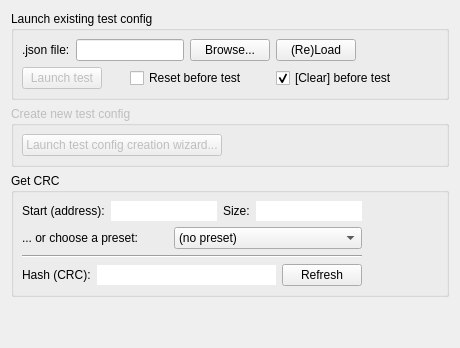
    <widget class="QWidget" name="tabAutotester">
       <property name="sizePolicy">
        <sizepolicy hsizetype="Expanding" vsizetype="Expanding">
         <horstretch>0</horstretch>
         <verstretch>0</verstretch>
        </sizepolicy>
       </property>
       <attribute name="icon">
        <iconset resource="resources.qrc">
         <normaloff>:/icons/resources/icons/rom.png</normaloff>:/icons/resources/icons/rom.png</iconset>
       </attribute>
       <attribute name="title">
        <string>Autotester</string>
       </attribute>
       <layout class="QVBoxLayout" name="verticalLayout_21">
        <item>
         <widget class="QGroupBox" name="screenshotgroup_2">
          <property name="sizePolicy">
           <sizepolicy hsizetype="Preferred" vsizetype="Preferred">
            <horstretch>0</horstretch>
            <verstretch>0</verstretch>
           </sizepolicy>
          </property>
          <property name="title">
           <string>Launch existing test config</string>
          </property>
          <layout class="QHBoxLayout" name="horizontalLayout_10">
           <property name="leftMargin">
            <number>8</number>
           </property>
           <property name="topMargin">
            <number>8</number>
           </property>
           <property name="rightMargin">
            <number>8</number>
           </property>
           <property name="bottomMargin">
            <number>8</number>
           </property>
           <item>
            <layout class="QVBoxLayout" name="verticalLayout_22">
             <item>
              <layout class="QHBoxLayout" name="horizontalLayout_9">
               <item>
                <widget class="QLabel" name="label_7">
                 <property name="text">
                  <string>.json file:</string>
                 </property>
                </widget>
               </item>
               <item>
                <widget class="QLineEdit" name="JSONconfigPath"/>
               </item>
               <item>
                <widget class="QPushButton" name="buttonOpenJSONconfig">
                 <property name="sizePolicy">
                  <sizepolicy hsizetype="Preferred" vsizetype="Maximum">
                   <horstretch>0</horstretch>
                   <verstretch>0</verstretch>
                  </sizepolicy>
                 </property>
                 <property name="text">
                  <string>Browse...</string>
                 </property>
                </widget>
               </item>
               <item>
                <widget class="QPushButton" name="buttonReloadJSONconfig">
                 <property name="sizePolicy">
                  <sizepolicy hsizetype="Preferred" vsizetype="Maximum">
                   <horstretch>0</horstretch>
                   <verstretch>0</verstretch>
                  </sizepolicy>
                 </property>
                 <property name="text">
                  <string>(Re)Load</string>
                 </property>
                </widget>
               </item>
               <item>
                <spacer name="horizontalSpacer_16">
                 <property name="orientation">
                  <enum>Qt::Horizontal</enum>
                 </property>
                 <property name="sizeHint" stdset="0">
                  <size>
                   <width>40</width>
                   <height>20</height>
                  </size>
                 </property>
                </spacer>
               </item>
              </layout>
             </item>
             <item>
              <layout class="QHBoxLayout" name="horizontalLayout_22">
               <property name="spacing">
                <number>28</number>
               </property>
               <item>
                <widget class="QPushButton" name="buttonLaunchTest">
                 <property name="enabled">
                  <bool>false</bool>
                 </property>
                 <property name="sizePolicy">
                  <sizepolicy hsizetype="Maximum" vsizetype="Fixed">
                   <horstretch>0</horstretch>
                   <verstretch>0</verstretch>
                  </sizepolicy>
                 </property>
                 <property name="text">
                  <string>Launch test</string>
                 </property>
                 <property name="checkable">
                  <bool>false</bool>
                 </property>
                 <property name="checked">
                  <bool>false</bool>
                 </property>
                 <property name="flat">
                  <bool>false</bool>
                 </property>
                </widget>
               </item>
               <item>
                <widget class="QCheckBox" name="checkBoxTestReset">
                 <property name="enabled">
                  <bool>true</bool>
                 </property>
                 <property name="text">
                  <string>Reset before test</string>
                 </property>
                 <property name="checked">
                  <bool>false</bool>
                 </property>
                </widget>
               </item>
               <item>
                <widget class="QCheckBox" name="checkBoxTestClear">
                 <property name="text">
                  <string>[Clear] before test</string>
                 </property>
                 <property name="checked">
                  <bool>true</bool>
                 </property>
                </widget>
               </item>
               <item>
                <spacer name="horizontalSpacer_20">
                 <property name="orientation">
                  <enum>Qt::Horizontal</enum>
                 </property>
                 <property name="sizeHint" stdset="0">
                  <size>
                   <width>40</width>
                   <height>20</height>
                  </size>
                 </property>
                </spacer>
               </item>
              </layout>
             </item>
            </layout>
           </item>
          </layout>
         </widget>
        </item>
        <item>
         <widget class="QGroupBox" name="screenshotgroup_6">
          <property name="enabled">
           <bool>false</bool>
          </property>
          <property name="sizePolicy">
           <sizepolicy hsizetype="Preferred" vsizetype="Preferred">
            <horstretch>0</horstretch>
            <verstretch>0</verstretch>
           </sizepolicy>
          </property>
          <property name="title">
           <string>Create new test config</string>
          </property>
          <layout class="QHBoxLayout" name="horizontalLayout_20">
           <property name="leftMargin">
            <number>8</number>
           </property>
           <property name="topMargin">
            <number>8</number>
           </property>
           <property name="rightMargin">
            <number>8</number>
           </property>
           <property name="bottomMargin">
            <number>8</number>
           </property>
           <item>
            <widget class="QPushButton" name="b">
             <property name="enabled">
              <bool>false</bool>
             </property>
             <property name="sizePolicy">
              <sizepolicy hsizetype="Preferred" vsizetype="Maximum">
               <horstretch>0</horstretch>
               <verstretch>0</verstretch>
              </sizepolicy>
             </property>
             <property name="text">
              <string>Launch test config creation wizard...</string>
             </property>
            </widget>
           </item>
           <item>
            <spacer name="horizontalSpacer_19">
             <property name="orientation">
              <enum>Qt::Horizontal</enum>
             </property>
             <property name="sizeHint" stdset="0">
              <size>
               <width>40</width>
               <height>20</height>
              </size>
             </property>
            </spacer>
           </item>
          </layout>
         </widget>
        </item>
        <item>
         <widget class="QGroupBox" name="screenshotgroup_4">
          <property name="enabled">
           <bool>true</bool>
          </property>
          <property name="sizePolicy">
           <sizepolicy hsizetype="Preferred" vsizetype="Maximum">
            <horstretch>0</horstretch>
            <verstretch>0</verstretch>
           </sizepolicy>
          </property>
          <property name="title">
           <string>Get CRC</string>
          </property>
          <layout class="QHBoxLayout" name="horizontalLayout_11">
           <property name="leftMargin">
            <number>8</number>
           </property>
           <property name="topMargin">
            <number>8</number>
           </property>
           <property name="rightMargin">
            <number>8</number>
           </property>
           <property name="bottomMargin">
            <number>8</number>
           </property>
           <item>
            <layout class="QVBoxLayout" name="verticalLayout_19">
             <item>
              <layout class="QHBoxLayout" name="horizontalLayout_7">
               <item>
                <widget class="QLabel" name="label_11">
                 <property name="text">
                  <string>Start (address):</string>
                 </property>
                </widget>
               </item>
               <item>
                <widget class="QLineEdit" name="startCRC">
                 <property name="frame">
                  <bool>false</bool>
                 </property>
                 <property name="readOnly">
                  <bool>false</bool>
                 </property>
                </widget>
               </item>
               <item>
                <widget class="QLabel" name="label_12">
                 <property name="text">
                  <string>Size:</string>
                 </property>
                </widget>
               </item>
               <item>
                <widget class="QLineEdit" name="sizeCRC">
                 <property name="frame">
                  <bool>false</bool>
                 </property>
                 <property name="readOnly">
                  <bool>false</bool>
                 </property>
                </widget>
               </item>
              </layout>
             </item>
             <item>
              <layout class="QHBoxLayout" name="horizontalLayout_23">
               <property name="leftMargin">
                <number>0</number>
               </property>
               <item>
                <widget class="QLabel" name="label_14">
                 <property name="text">
                  <string>... or choose a preset:</string>
                 </property>
                </widget>
               </item>
               <item>
                <widget class="QComboBox" name="comboBoxPresetCRC">
                 <item>
                  <property name="text">
                   <string>(no preset)</string>
                  </property>
                 </item>
                 <item>
                  <property name="text">
                   <string>All VRAM (LCD set in 16bpp)</string>
                  </property>
                 </item>
                 <item>
                  <property name="text">
                   <string>1st half of the VRAM (8bpp)</string>
                  </property>
                 </item>
                 <item>
                  <property name="text">
                   <string>2nd half of the VRAM (8bpp)</string>
                  </property>
                 </item>
                 <item>
                  <property name="text">
                   <string>textShadow</string>
                  </property>
                 </item>
                 <item>
                  <property name="text">
                   <string>cmdShadow</string>
                  </property>
                 </item>
                 <item>
                  <property name="text">
                   <string>pixelShadow</string>
                  </property>
                 </item>
                 <item>
                  <property name="text">
                   <string>pixelShadow2</string>
                  </property>
                 </item>
                 <item>
                  <property name="text">
                   <string>cmdPixelShadow2</string>
                  </property>
                 </item>
                 <item>
                  <property name="text">
                   <string>plotSScreen</string>
                  </property>
                 </item>
                 <item>
                  <property name="text">
                   <string>saveSScreen</string>
                  </property>
                 </item>
                 <item>
                  <property name="text">
                   <string>lcdPalette</string>
                  </property>
                 </item>
                 <item>
                  <property name="text">
                   <string>cursorImage</string>
                  </property>
                 </item>
                 <item>
                  <property name="text">
                   <string>All the RAM</string>
                  </property>
                 </item>
                </widget>
               </item>
              </layout>
             </item>
             <item>
              <widget class="Line" name="line">
               <property name="orientation">
                <enum>Qt::Horizontal</enum>
               </property>
              </widget>
             </item>
             <item>
              <layout class="QHBoxLayout" name="horizontalLayout_19">
               <property name="leftMargin">
                <number>0</number>
               </property>
               <item>
                <widget class="QLabel" name="label_13">
                 <property name="text">
                  <string>Hash (CRC):</string>
                 </property>
                </widget>
               </item>
               <item>
                <widget class="QLineEdit" name="valueCRC">
                 <property name="frame">
                  <bool>false</bool>
                 </property>
                 <property name="readOnly">
                  <bool>true</bool>
                 </property>
                </widget>
               </item>
               <item>
                <widget class="QPushButton" name="buttonRefreshCRC">
                 <property name="enabled">
                  <bool>true</bool>
                 </property>
                 <property name="sizePolicy">
                  <sizepolicy hsizetype="Preferred" vsizetype="Maximum">
                   <horstretch>0</horstretch>
                   <verstretch>0</verstretch>
                  </sizepolicy>
                 </property>
                 <property name="text">
                  <string>Refresh</string>
                 </property>
                </widget>
               </item>
              </layout>
             </item>
            </layout>
           </item>
           <item>
            <spacer name="horizontalSpacer_17">
             <property name="orientation">
              <enum>Qt::Horizontal</enum>
             </property>
             <property name="sizeType">
              <enum>QSizePolicy::Expanding</enum>
             </property>
             <property name="sizeHint" stdset="0">
              <size>
               <width>40</width>
               <height>20</height>
              </size>
             </property>
            </spacer>
           </item>
          </layout>
         </widget>
        </item>
        <item>
         <spacer name="verticalSpacer_7">
          <property name="orientation">
           <enum>Qt::Vertical</enum>
          </property>
          <property name="sizeHint" stdset="0">
           <size>
            <width>20</width>
            <height>40</height>
           </size>
          </property>
         </spacer>
        </item>
       </layout>
      </widget>
